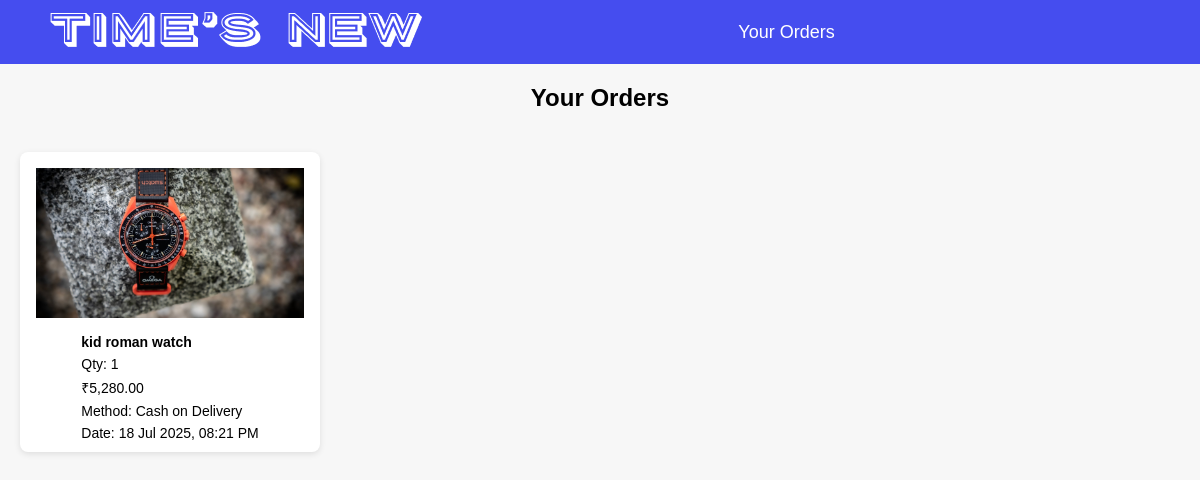
Page /orders.php (signed in) on the committed database.
### tables this page shows
CREATE TABLE `orders` (
  `id` int(11) NOT NULL,
  `product_id` int(11) DEFAULT NULL,
  `quantity` int(11) DEFAULT 1,
  `price` decimal(10,2) DEFAULT NULL,
  `created_at` datetime DEFAULT current_timestamp(),
  `payment_method` varchar(50) DEFAULT NULL,
  `fullname` varchar(100) DEFAULT NULL,
  `address` text DEFAULT NULL,
  `city` varchar(100) DEFAULT NULL,
  `pincode` varchar(10) DEFAULT NULL,
  `phone` varchar(15) DEFAULT NULL,
  `user_id` int(11) DEFAULT NULL
);

CREATE TABLE `products` (
  `id` int(11) NOT NULL,
  `name` varchar(255) NOT NULL,
  `price` decimal(10,2) NOT NULL,
  `discount_percent` int(11) DEFAULT 0,
  `type` varchar(100) DEFAULT NULL,
  `brand` varchar(100) DEFAULT NULL,
  `image_path` varchar(255) DEFAULT NULL,
  `quantity` int(11) NOT NULL DEFAULT 0,
  `status` enum('active','inactive') NOT NULL DEFAULT 'active'
);

### orders.php (the view, shortened to what this page needs)
<?php
include 'db.php';
$user_id = $_SESSION['user_id'];
$role_sql = "SELECT role FROM users WHERE id = ?";
$role_stmt = $conn->prepare($role_sql);
$role_stmt->bind_param("i", $user_id);
$role_stmt->execute();
$role_result = $role_stmt->get_result();
$user = $role_result->fetch_assoc();
$is_admin = ($user && $user['role'] === 'admin');
$sql = "SELECT
            o.id AS order_id,
            o.product_id,
            o.quantity,
            o.price,
            o.payment_method,
            o.created_at,
            o.user_id,
            p.name AS product_name,
            p.image_path,
            u.name AS user_name
        FROM orders o
        JOIN products p ON o.product_id = p.id
        JOIN users u ON o.user_id = u.id ";
if (!$is_admin) {
    $sql .= "WHERE o.user_id = ?";
}
$sql .= " ORDER BY o.created_at DESC";
$stmt = $conn->prepare($sql);
if ($is_admin) {
    $stmt->execute();
} else {
    $stmt->bind_param("i", $user_id);
    $stmt->execute();
}
$result = $stmt->get_result();
?>
<!DOCTYPE html>
<html>
<head>
  <link rel="stylesheet" href="./css/nav.css">
  <link rel="stylesheet" href="./css/order.css">
  <link rel="stylesheet" href="https://cdnjs.cloudflare.com/ajax/libs/font-awesome/6.7.2/css/all.min.css">
</head>
<body>
<div class="navbar">
  <div class="logo"><img src="./image/Time’s new.png" alt=""></div>
  <div class="center"><?= $is_admin ? 'All Orders' : 'Your Orders' ?></div>
</div>
<h2><?= $is_admin ? 'All Orders Placed' : 'Your Orders' ?></h2>
<?php if ($result->num_rows > 0): ?>
  <div class="order-grid">
    <?php while ($row = $result->fetch_assoc()): ?>
      <div class="order-card">
        <img src="uploads/<?= htmlspecialchars($row['image_path']) ?>" alt="<?= htmlspecialchars($row['product_name']) ?>">
        <div class="order-info">
          <p><strong><?= htmlspecialchars($row['product_name']) ?></strong></p>
          <p>Qty: <?= $row['quantity'] ?></p>
          <p>₹<?= number_format($row['price'], 2) ?></p>
          <p>Method: <?= $row['payment_method'] ?></p>
          <p>Date: <?= date('d M Y, h:i A', strtotime($row['created_at'])) ?></p>
        </div>
      </div>
    <?php endwhile; ?>
  </div>
<?php else: ?>
  <div class="no-orders">No orders found.</div>
<?php endif; ?>
</body>
</html>

### css/nav.css (style rules this page uses)
* { margin: 0; padding: 0; box-sizing: border-box; font-family: sans-serif; }
:root { --primary-color: #454DEF; --text-white: #ffffff; --text-black: #000000; --gray-bg: #f1f1f1; --light-blue-bg: #cccfff; --overlay-bg: rgba(0, 0, 0, 0.5); --form-shadow: 0 4px 8px 0 rgba(0, 0, 0, 0.2); --font-main: sans-serif; --font-xl: 80px; --font-lg: 50px; --font-md: 40px; --font-sm: 20px; --font-xs: 12px; }
.navbar { display: flex; justify-content: space-between; align-items: center; padding: 12px 50px; width: 100%; background-color: var(--primary-color); color: #fff; }
.navbar .logo { font-size: 20px; font-weight: bold; text-transform: uppercase; }
.navbar .center { font-size: 18px; }

### css/order.css (style rules this page uses)
body { font-family:sans-serif; background: #f7f7f7; }
h2 { text-align: center; margin-bottom: 20px; }
.order-grid { display: grid; grid-template-columns: repeat(auto-fit, minmax(280px, 1fr)); gap: 20px; padding: 20px; flex-wrap: wrap; }
.order-card { background: white; border-radius: 8px; padding: 16px; width: 300px; height: 300px; box-shadow: 0 2px 6px rgba(0,0,0,0.1); display: flex; flex-direction: column; align-items: center; transition: transform 0.3s; }
.order-card img { width: 100%; height: 150px; object-fit: cover; margin-bottom: 10px; }
.order-info p { margin: 6px 0; font-size: 14px; }
h2 { margin-top: 20px; }

### rows in the picture
orders: product.image_path (picture), product.name "kid roman watch", quantity "1", price "5,280.00", payment_method "Cash on Delivery", created_at "18 Jul 2025, 08:21 PM"
